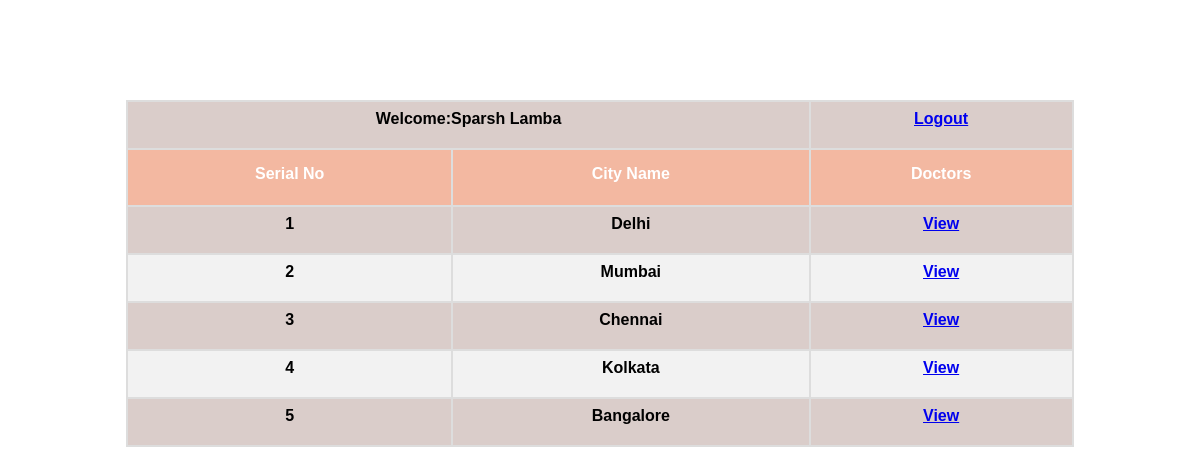
The page /viewcity.php (signed in) on the database its author committed.
### tables this page shows
CREATE TABLE `cities` (
  `SNo` int(20) NOT NULL,
  `Country` varchar(200) NOT NULL,
  `City` varchar(500) NOT NULL,
  `Date` date NOT NULL
);

### viewcity.php (the view, shortened to what this page needs)
<?php
if(isset($_SESSION['login_user']))
  {
    $con=mysqli_connect("localhost","root","","mentalhealthsystem");
    $query=mysqli_query($con,"Select * from cities");
       ?>
<!DOCTYPE html>
<html>
<head>
</head>
<body>
   <table id="customers" width="500" border="1" cellpadding="10" cellspacing="0" align="center">
    <tr>
        <td colspan ="2" align="left">Welcome:<?php echo $_SESSION['login_user'];?></td>
        <td colspan="2" align="right"> <a href="index.html">Logout</a>
       </td>
      </tr>
      <tr>
        <th>Serial No</th>
        <th>City Name</th>
        <th>Doctors</th>
       </tr>
       <?php
        $sr=1;
        while($fetchdata=mysqli_fetch_assoc($query))
        {
          ?>
            <tr>
              <td><?php echo $sr;?></td>
              <td><?php echo $fetchdata['City'];?></td>
              <td>
                 <a href="viewdoc.php?cid=<?php echo $fetchdata['SNo'];?>">View</a>
            </td>
            </tr>
            <?php $sr++;}?>
</table>
</body>
</html>
<?php
}
else
{
  header('location:userlogin.html');
}
?>

### viewcity.php (style rules this page uses)
body { background-image: url("https://images.pexels.com/photos/33834/landscape-shore-sunset-clouds.jpg?auto=compress&cs=tinysrgb&dpr=1&w=500"); background-size:cover; }
#customers { text-decoration: none; font-family: "Trebuchet MS", Arial, Helvetica, sans-serif; border-collapse: collapse; margin-top:100px; width: 80%; height: 80%; }
#customers td, #customers th { text-align: center; border: 2px solid #ddd; font-weight: bold; padding: 8px; padding-bottom: 20px; }
#customers tr:nth-child(even) { background-color: #f2f2f2; }
#customers tr:nth-child(odd) { background-color: #DACDCA; }
#customers th { padding-top: 15px; padding-bottom: 22px; text-align: center; background-color: #F3B8A1 ; color: white; }

### rows shown on the page
cities: City "Delhi"
cities: City "Mumbai"
cities: City "Chennai"
cities: City "Kolkata"
cities: City "Bangalore"

### other values the page prints
$_SESSION['login_user'] "Sparsh Lamba"
